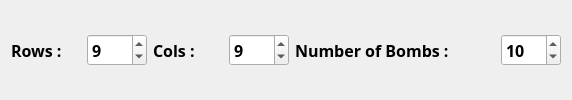
               <widget class="QWidget" name="randomCountPage">
                <layout class="QHBoxLayout" name="horizontalLayout_6">
                 <item>
                  <layout class="QHBoxLayout" name="randomCount">
                   <item>
                    <widget class="QLabel" name="randomCountRows">
                     <property name="sizePolicy">
                      <sizepolicy hsizetype="Fixed" vsizetype="Fixed">
                       <horstretch>0</horstretch>
                       <verstretch>0</verstretch>
                      </sizepolicy>
                     </property>
                     <property name="minimumSize">
                      <size>
                       <width>70</width>
                       <height>30</height>
                      </size>
                     </property>
                     <property name="font">
                      <font>
                       <family>微軟正黑體</family>
                       <pointsize>12</pointsize>
                       <weight>75</weight>
                       <bold>true</bold>
                      </font>
                     </property>
                     <property name="cursor">
                      <cursorShape>ArrowCursor</cursorShape>
                     </property>
                     <property name="text">
                      <string>Rows : </string>
                     </property>
                    </widget>
                   </item>
                   <item>
                    <widget class="QSpinBox" name="randomCountRowSpinBox">
                     <property name="minimumSize">
                      <size>
                       <width>60</width>
                       <height>30</height>
                      </size>
                     </property>
                     <property name="font">
                      <font>
                       <family>微軟正黑體</family>
                       <pointsize>12</pointsize>
                       <weight>75</weight>
                       <bold>true</bold>
                      </font>
                     </property>
                     <property name="value">
                      <number>9</number>
                     </property>
                     <property name="displayIntegerBase">
                      <number>10</number>
                     </property>
                    </widget>
                   </item>
                   <item>
                    <widget class="QLabel" name="randomCountCols">
                     <property name="sizePolicy">
                      <sizepolicy hsizetype="Fixed" vsizetype="Fixed">
                       <horstretch>0</horstretch>
                       <verstretch>0</verstretch>
                      </sizepolicy>
                     </property>
                     <property name="minimumSize">
                      <size>
                       <width>70</width>
                       <height>30</height>
                      </size>
                     </property>
                     <property name="font">
                      <font>
                       <family>微軟正黑體</family>
                       <pointsize>12</pointsize>
                       <weight>75</weight>
                       <bold>true</bold>
                      </font>
                     </property>
                     <property name="cursor">
                      <cursorShape>ArrowCursor</cursorShape>
                     </property>
                     <property name="text">
                      <string>Cols : </string>
                     </property>
                    </widget>
                   </item>
                   <item>
                    <widget class="QSpinBox" name="randomCountColSpinBox">
                     <property name="minimumSize">
                      <size>
                       <width>60</width>
                       <height>30</height>
                      </size>
                     </property>
                     <property name="font">
                      <font>
                       <family>微軟正黑體</family>
                       <pointsize>12</pointsize>
                       <weight>75</weight>
                       <bold>true</bold>
                      </font>
                     </property>
                     <property name="value">
                      <number>9</number>
                     </property>
                     <property name="displayIntegerBase">
                      <number>10</number>
                     </property>
                    </widget>
                   </item>
                   <item>
                    <widget class="QLabel" name="numOfBomb">
                     <property name="sizePolicy">
                      <sizepolicy hsizetype="Fixed" vsizetype="Fixed">
                       <horstretch>0</horstretch>
                       <verstretch>0</verstretch>
                      </sizepolicy>
                     </property>
                     <property name="minimumSize">
                      <size>
                       <width>200</width>
                       <height>30</height>
                      </size>
                     </property>
                     <property name="font">
                      <font>
                       <family>微軟正黑體</family>
                       <pointsize>12</pointsize>
                       <weight>75</weight>
                       <bold>true</bold>
                      </font>
                     </property>
                     <property name="cursor">
                      <cursorShape>ArrowCursor</cursorShape>
                     </property>
                     <property name="text">
                      <string>Number of Bombs : </string>
                     </property>
                    </widget>
                   </item>
                   <item>
                    <widget class="QSpinBox" name="numOfBombsSpinBox">
                     <property name="minimumSize">
                      <size>
                       <width>60</width>
                       <height>30</height>
                      </size>
                     </property>
                     <property name="font">
                      <font>
                       <family>微軟正黑體</family>
                       <pointsize>12</pointsize>
                       <weight>75</weight>
                       <bold>true</bold>
                      </font>
                     </property>
                     <property name="value">
                      <number>10</number>
                     </property>
                     <property name="displayIntegerBase">
                      <number>10</number>
                     </property>
                    </widget>
                   </item>
                  </layout>
                 </item>
                </layout>
               </widget>
